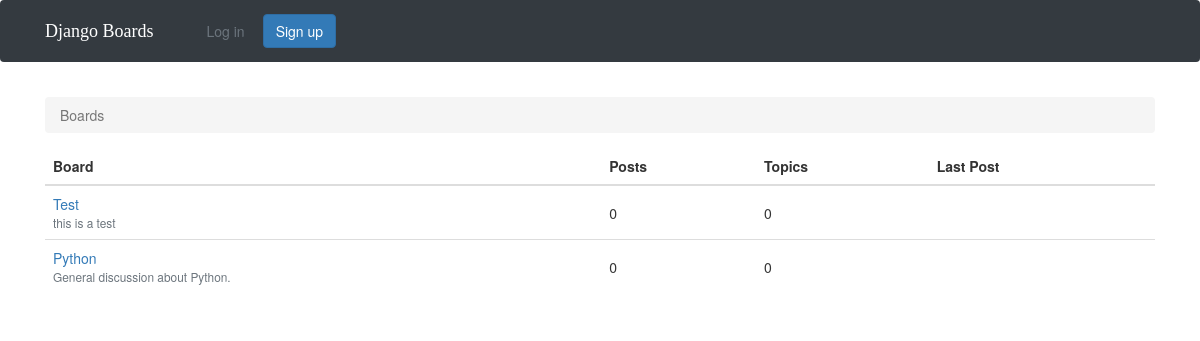
The page / on the database its author committed.
### boards/models.py (models this page shows, shortened)
class Board(models.Model):
	name = models.CharField(max_length=20, unique=True)
	description = models.CharField(max_length=100)

### boards/views.py (the view)
# urls.py: url(r'^$', views.home, name='home'),
def home(request):
	boards = Board.objects.all()
	return render(request, 'home.html', {'boards':boards})

### templates/home.html
{% extends 'base.html' %}
{% block breadcrumb %}
  <li class="breadcrumb-item active">Boards</li>
{% endblock %}
{% block content %}
  <table class="table">
    <thead class="thead-inverse">
      <tr>
        <th>Board</th>
        <th>Posts</th>
        <th>Topics</th>
        <th>Last Post</th>
      </tr>
    </thead>
    <tbody>
      {% for board in boards %}
        <tr>
          <td>
            <a href="{% url 'board_topics' board.pk %}">{{ board.name }}</a>
            <small class="text-muted d-block">{{ board.description }}</small>
          </td>
          <td class="align-middle">0</td>
          <td class="align-middle">0</td>
          <td></td>
        </tr>
      {% endfor %}
    </tbody>
  </table>
{% endblock %}

### rows shown on the page
Board: name "Test", description "this is a test"
Board: name "Python", description "General discussion about Python."
